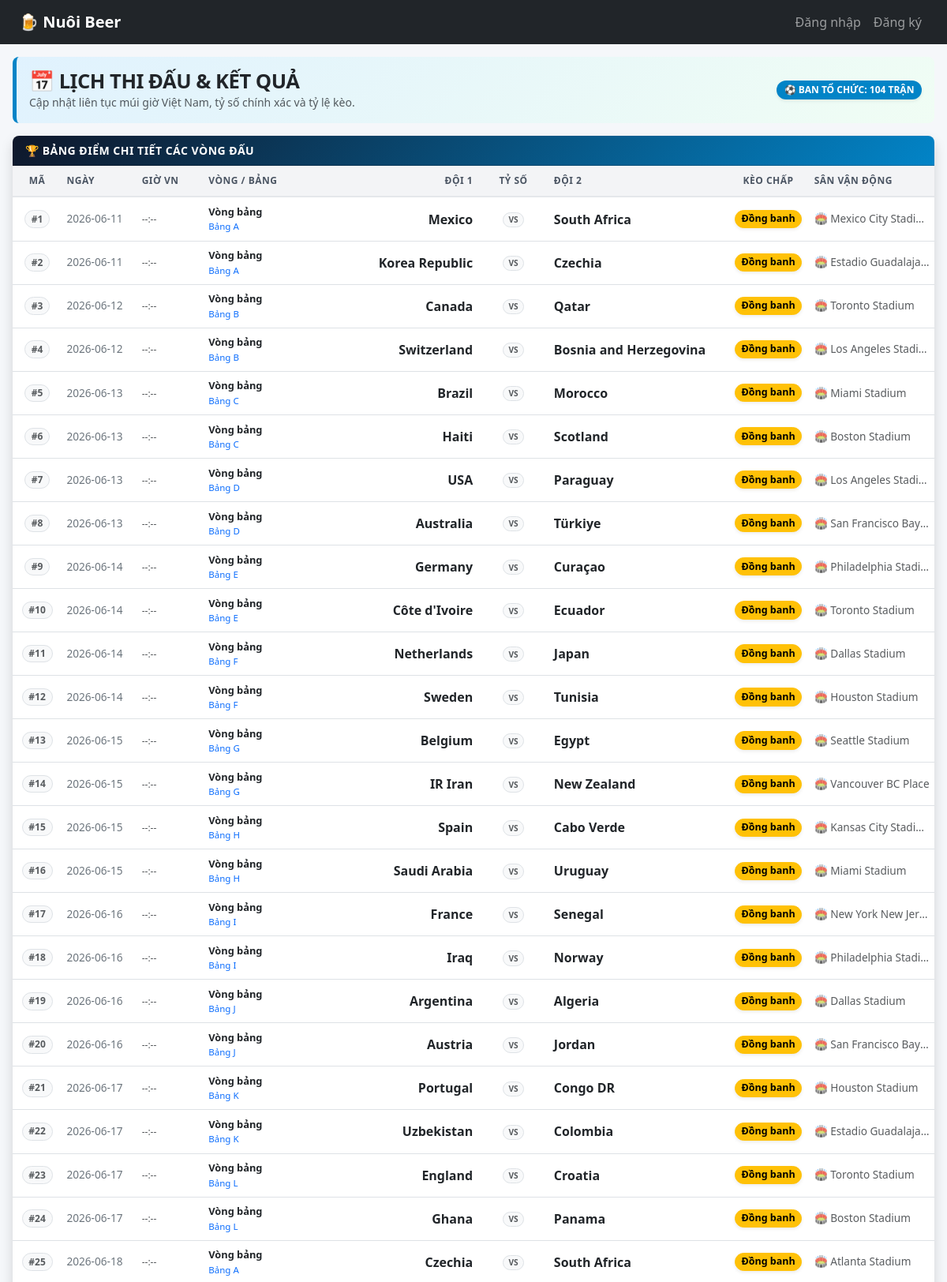
Page /lich-thi-dau (upper part) on the committed database.
### tables this page shows
CREATE TABLE matches (
            id INTEGER PRIMARY KEY AUTOINCREMENT,
            match_no INTEGER UNIQUE NOT NULL,
            match_date TEXT,
            time_vn TEXT,
            stage TEXT,
            group_name TEXT,
            home TEXT NOT NULL,
            away TEXT NOT NULL,
            stadium TEXT,
            city TEXT,
            score_home INTEGER,
            score_away INTEGER,
            handicap_team TEXT,
            handicap_value REAL DEFAULT 0,
            note TEXT,
            updated_at TIMESTAMP DEFAULT CURRENT_TIMESTAMP
        );

### app.py (the view)
@app.route("/lich-thi-dau")
def fixtures():
    fixtures = get_matches()
    for match in fixtures:
        enrich_match_display_names(match)
        match["handicap_text"] = get_handicap_text(match)
        match["beer_points"] = get_stage_points(match["stage"])
    return render_template("lich_thi_dau.html", fixtures=fixtures)

### app.py (called while the page is built, shortened)
def get_db():
    conn = sqlite3.connect(DB_NAME)
    conn.row_factory = sqlite3.Row
    return conn

def get_stage_points(stage):
    conn = get_db()
    row = conn.execute(
        "SELECT beer_points FROM stage_points WHERE stage = ?",
        (stage,)
    ).fetchone()
    conn.close()
    if row:
        return row["beer_points"]
    return 10

def rows_to_dicts(rows):
    return [dict(row) for row in rows]

def get_matches():
    conn = get_db()
    rows = conn.execute("""
        SELECT
            match_no,
            match_date AS date,
            time_vn,
            stage,
            group_name AS "group",
            home,
            away,
            stadium,
            city,
            score_home,
            score_away,
            handicap_team,
            handicap_value,
            note
        FROM matches
        ORDER BY match_no ASC
    """).fetchall()
    conn.close()
    return rows_to_dicts(rows)

def get_handicap_text(match):
    handicap_team = match.get("handicap_team")
    handicap_value = match.get("handicap_value") or 0
    if not handicap_team or handicap_value == 0:
        return "Đồng banh"
    if handicap_team == "home":
        return f"{match.get('home')} chấp {handicap_value:g}"
    if handicap_team == "away":
        return f"{match.get('away')} chấp {handicap_value:g}"
    return "Đồng banh"

def get_finished_group_matches():
    conn = get_db()
    rows = conn.execute("""
        SELECT
            group_name,
            home,
            away,
            score_home,
            score_away
        FROM matches
        WHERE stage = ?
          AND score_home IS NOT NULL
          AND score_away IS NOT NULL
    """, ("Vòng bảng",)).fetchall()
    conn.close()
    return rows

def calculate_head_to_head_table(teams, matches):
    team_names = [team["name"] for team in teams]
    h2h = {}
    for name in team_names:
        h2h[name] = {
            "name": name,
            "points": 0,
            "goals_for": 0,
            "goals_against": 0
        }
    return h2h

def sort_tied_group(tied_teams, group_matches):
    h2h = calculate_head_to_head_table(tied_teams, group_matches)
    def h2h_key(team):
        data = h2h[team["name"]]
        h2h_gd = data["goals_for"] - data["goals_against"]
        return (
            data["points"],
            h2h_gd,
            data["goals_for"]
        )
    return sorted(
        tied_teams,
        key=h2h_key,
        reverse=True
    )

### templates/lich_thi_dau.html (shortened to what this page needs)
{% extends "base.html" %}
{% block content %}
<div class="container-fluid py-3 px-3" style="max-width: 1400px; margin: 0 auto;">
  <div class="d-flex flex-column flex-sm-row justify-content-between align-items-sm-center gap-2 mb-3 p-3 rounded-3" style="background: linear-gradient(135deg, #e0f2fe 0%, #f0fdf4 100%); border-left: 5px solid #0284c7;">
    <div>
      <h2 class="fw-bold mb-0 text-dark" style="font-size: 1.6rem; letter-spacing: -0.5px;">📅 LỊCH THI ĐẤU & KẾT QUẢ</h2>
      <p class="text-muted mb-0 small fw-medium">
        Cập nhật liên tục múi giờ Việt Nam, tỷ số chính xác và tỷ lệ kèo.
      </p>
    </div>
    <span class="badge text-bg-primary fw-bold shadow-sm" style="font-size: 0.75rem; background-color: #0284c7 !important; padding: 0.5em 0.8em;">
      ⚽ BAN TỔ CHỨC: {{ fixtures|length }} TRẬN
    </span>
  </div>
  <div class="card border-0 shadow rounded-3 overflow-hidden">
    <div class="card-header bg-gradient-schedule py-2 px-3">
      <div class="fw-bold text-white small" style="letter-spacing: 0.5px;">🏆 BẢNG ĐIỂM CHI TIẾT CÁC VÒNG ĐẤU</div>
    </div>
    <div class="table-responsive">
      <table class="table table-hover align-middle mb-0 fixture-table">
        <thead>
          <tr>
            <th class="text-center" style="width: 50px;">Mã</th>
            <th style="width: 90px;">Ngày</th>
            <th style="width: 80px;">Giờ VN</th>
            <th style="width: 130px;">Vòng / Bảng</th>
            <th class="text-end" style="width: 18%;">Đội 1</th>
            <th class="text-center" style="width: 85px;">Tỷ số</th>
            <th style="width: 18%;">Đội 2</th>
            <th class="text-center" style="width: 80px;">Kèo Chấp</th>
            <th style="width: 150px;">Sân vận động</th>
          </tr>
        </thead>
        <tbody>
          {% for match in fixtures %}
          <tr class="fixture-row">
            <td class="text-center">
              <span class="badge rounded-pill text-bg-light border text-muted fw-bold" style="font-size: 0.75rem;">#{{ match.match_no }}</span>
            </td>
            <td class="text-nowrap text-secondary fw-medium">{{ match.date }}</td>
            <td class="text-nowrap">
              {% if match.time_vn %}
                <span class="badge text-bg-success border border-success-subtle fw-bold shadow-sm" style="font-size: 0.75rem;">{{ match.time_vn }}</span>
              {% else %}
                <span class="text-muted" style="font-size: 0.75rem;">--:--</span>
              {% endif %}
            </td>
            <td>
              <div class="d-flex flex-column">
                <span class="fw-bold text-dark" style="font-size: 0.8rem;">{{ match.stage }}</span>
                {% if match.group %}
                  <span class="text-primary fw-medium" style="font-size: 0.72rem;">Bảng {{ match.group }}</span>
                {% endif %}
              </div>
            </td>
            <td class="fw-bold text-end text-dark fs-6">{{ match.home_display or match.home }}</td>
            <td class="text-center">
              {% if match.score_home is not none and match.score_away is not none %}
                <span class="badge text-bg-danger fw-bold shadow-sm d-inline-block" style="font-size: 0.88rem !important; padding: 0.35em 0.7em; letter-spacing: 0.5px; background-color: #dc3545 !important;">
                  {{ match.score_home }} - {{ match.score_away }}
                </span>
              {% else %}
                <span class="badge rounded-pill text-bg-light border text-muted small fw-bold px-2.5">VS</span>
              {% endif %}
            </td>
            <td class="fw-bold text-dark fs-6">{{ match.away_display or match.away }}</td>
            <td class="text-center">
              {% if match.handicap_text %}
                <span class="badge text-bg-warning fw-bold border border-warning shadow-sm" style="font-size: 0.78rem; padding: 0.35em 0.6em;">
                  {{ match.handicap_text }}
                </span>
              {% else %}
                <span class="text-muted small">-</span>
              {% endif %}
            </td>
            <td class="text-muted text-truncate small" style="max-width: 150px;" title="{{ match.stadium }}">
              🏟️ <span class="fw-medium">{{ match.stadium or 'Chưa rõ' }}</span>
            </td>
          </tr>
          {% endfor %}
        </tbody>
      </table>
    </div>
  </div>
</div>
{% endblock %}

### static/css/style.css (style rules this page uses)
body { background: #f5f7fa; }
.table th { white-space: nowrap; }
.table td { white-space: nowrap; }
.card { border-radius: 16px; }
.badge { border-radius: 999px; }

### templates/lich_thi_dau.html (style rules this page uses)
.bg-gradient-schedule { background: linear-gradient(135deg, #0f172a 0%, #0284c7 100%) !important; }
.fixture-table th { font-size: 0.75rem; font-weight: 700; color: #4b5563; text-transform: uppercase; letter-spacing: 0.5px; padding: 0.65rem 0.4rem !important; background-color: #f3f4f6; border-bottom: 2px solid #e5e7eb; }
.fixture-table td { font-size: 0.85rem; padding: 0.55rem 0.4rem !important; white-space: nowrap; }
.fixture-table tbody tr:nth-child(even) { background-color: #f8fafc; }

### rows in the picture
matches: match_no "1", date "2026-06-11", stage "Vòng bảng", group "A", home "Mexico", away "South Africa", handicap_text "Đồng banh", stadium "Mexico City Stadi…"
matches: match_no "2", date "2026-06-11", stage "Vòng bảng", group "A", home "Korea Republic", away "Czechia", handicap_text "Đồng banh", stadium "Estadio Guadalaja…"
matches: match_no "3", date "2026-06-12", stage "Vòng bảng", group "B", home "Canada", away "Qatar", handicap_text "Đồng banh", stadium "Toronto Stadium"
matches: match_no "4", date "2026-06-12", stage "Vòng bảng", group "B", home "Switzerland", away "Bosnia and Herzegovina", handicap_text "Đồng banh", stadium "Los Angeles Stadi…"
matches: match_no "5", date "2026-06-13", stage "Vòng bảng", group "C", home "Brazil", away "Morocco", handicap_text "Đồng banh", stadium "Miami Stadium"
matches: match_no "6", date "2026-06-13", stage "Vòng bảng", group "C", home "Haiti", away "Scotland", handicap_text "Đồng banh", stadium "Boston Stadium"
matches: match_no "7", date "2026-06-13", stage "Vòng bảng", group "D", home "USA", away "Paraguay", handicap_text "Đồng banh", stadium "Los Angeles Stadi…"
matches: match_no "8", date "2026-06-13", stage "Vòng bảng", group "D", home "Australia", away "Türkiye", handicap_text "Đồng banh", stadium "San Francisco Bay…"
matches: match_no "9", date "2026-06-14", stage "Vòng bảng", group "E", home "Germany", away "Curaçao", handicap_text "Đồng banh", stadium "Philadelphia Stadi…"
matches: match_no "10", date "2026-06-14", stage "Vòng bảng", group "E", home "Côte d'Ivoire", away "Ecuador", handicap_text "Đồng banh", stadium "Toronto Stadium"
matches: match_no "11", date "2026-06-14", stage "Vòng bảng", group "F", home "Netherlands", away "Japan", handicap_text "Đồng banh", stadium "Dallas Stadium"
matches: match_no "12", date "2026-06-14", stage "Vòng bảng", group "F", home "Sweden", away "Tunisia", handicap_text "Đồng banh", stadium "Houston Stadium"
matches: match_no "13", date "2026-06-15", stage "Vòng bảng", group "G", home "Belgium", away "Egypt", handicap_text "Đồng banh", stadium "Seattle Stadium"
matches: match_no "14", date "2026-06-15", stage "Vòng bảng", group "G", home "IR Iran", away "New Zealand", handicap_text "Đồng banh", stadium "Vancouver BC Place"
matches: match_no "15", date "2026-06-15", stage "Vòng bảng", group "H", home "Spain", away "Cabo Verde", handicap_text "Đồng banh", stadium "Kansas City Stadi…"
matches: match_no "16", date "2026-06-15", stage "Vòng bảng", group "H", home "Saudi Arabia", away "Uruguay", handicap_text "Đồng banh", stadium "Miami Stadium"
matches: match_no "17", date "2026-06-16", stage "Vòng bảng", group "I", home "France", away "Senegal", handicap_text "Đồng banh", stadium "New York New Jer…"
matches: match_no "18", date "2026-06-16", stage "Vòng bảng", group "I", home "Iraq", away "Norway", handicap_text "Đồng banh", stadium "Philadelphia Stadi…"
matches: match_no "19", date "2026-06-16", stage "Vòng bảng", group "J", home "Argentina", away "Algeria", handicap_text "Đồng banh", stadium "Dallas Stadium"
matches: match_no "20", date "2026-06-16", stage "Vòng bảng", group "J", home "Austria", away "Jordan", handicap_text "Đồng banh", stadium "San Francisco Bay…"
matches: match_no "21", date "2026-06-17", stage "Vòng bảng", group "K", home "Portugal", away "Congo DR", handicap_text "Đồng banh", stadium "Houston Stadium"
matches: match_no "22", date "2026-06-17", stage "Vòng bảng", group "K", home "Uzbekistan", away "Colombia", handicap_text "Đồng banh", stadium "Estadio Guadalaja…"
matches: match_no "23", date "2026-06-17", stage "Vòng bảng", group "L", home "England", away "Croatia", handicap_text "Đồng banh", stadium "Toronto Stadium"
matches: match_no "24", date "2026-06-17", stage "Vòng bảng", group "L", home "Ghana", away "Panama", handicap_text "Đồng banh", stadium "Boston Stadium"
matches: match_no "25", date "2026-06-18", stage "Vòng bảng", group "A", home "Czechia", away "South Africa", handicap_text "Đồng banh", stadium "Atlanta Stadium"

### other values in the picture
{{ fixtures|length }} "104"
